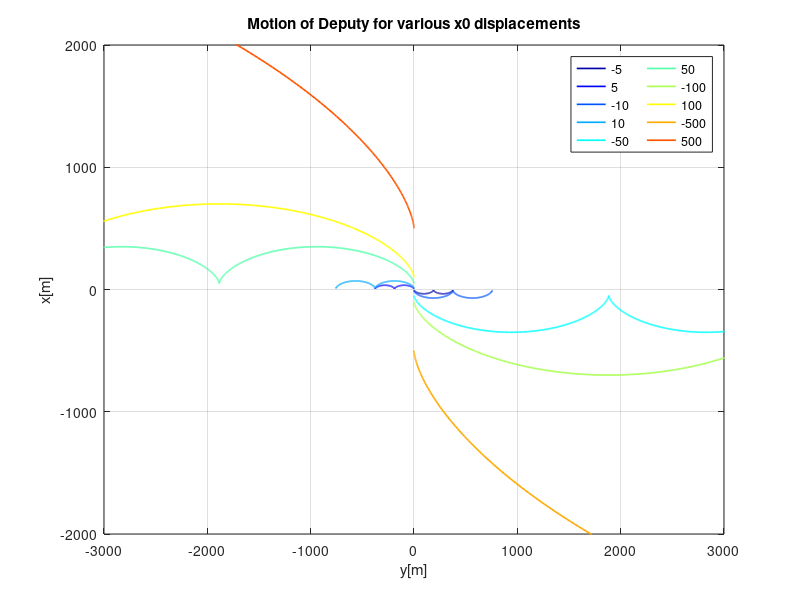
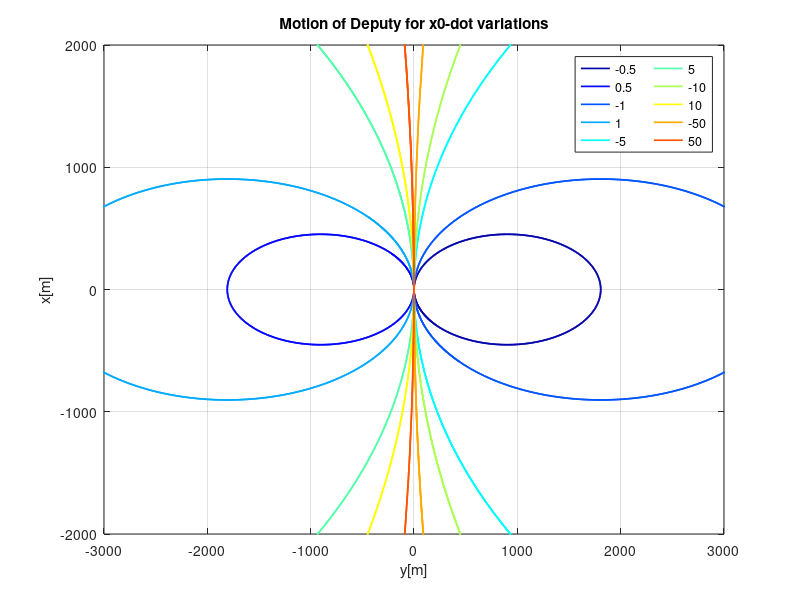
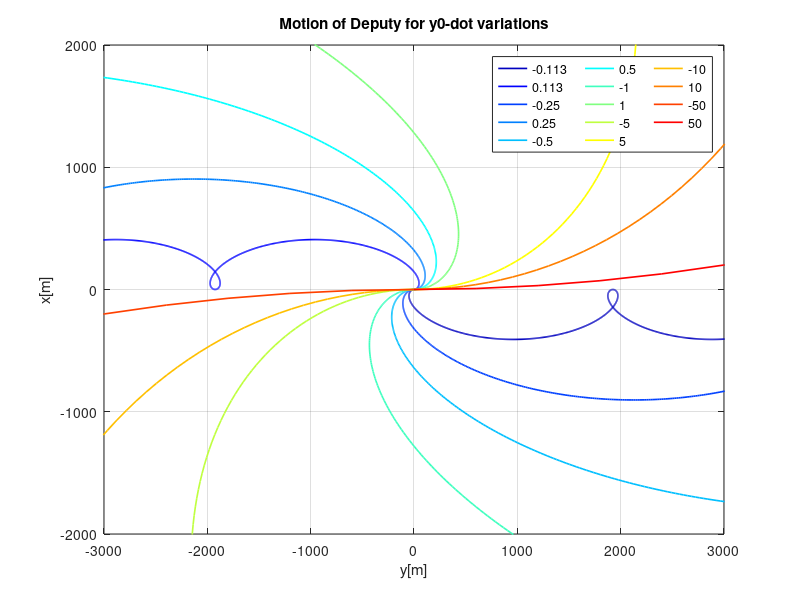
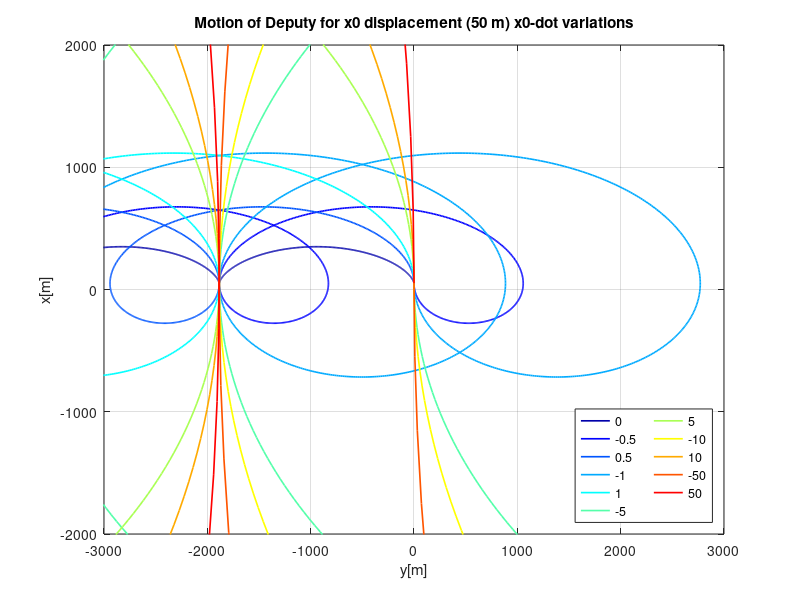

These charts were generated, in order, by the following MATLAB code:
clear all
close all
clc

h = 500e3; % heigth
R = 6378.137e3; % Earth radius
mu = 3.986e14; % Earth Gravitation Parameter

n = sqrt(mu/(R+h)^3); % mean motion

A = [zeros(3), eye(3);[3*n^2 0 0 0 2*n 0; 0 0 0 -2*n 0 0; 0 0 -n^2 0 0 0]];
X0 = [0 0 0 0 0 0]'; % default initial conditions vector                      

phi = @(t) expm(A*t);
X = @(t,X0) phi(t)*X0;

t = linspace(0,200*60,1000);
X_t = zeros(length(X0),length(t)); 


val_x = [-5 5 -10 10 -50 50 -100 100 -500 500]; % array of different initial x values
val_x_dot = [-0.5 0.5 -1 1 -5 5 -10 10 -50 50]; % array of different initial x_dot values
val_x_dot2 = [0 -0.5 0.5 -1 1 -5 5 -10 10 -50 50]; % array of different initial x_dot values
val_y_dot1 = [-0.113 0.113 -0.25 0.25 -0.5 0.5 -1 1 -5 5 -10 10 -50 50]; % array of different initial y_dot values
val_y_dot2 = [-24 -12 -2.5 -1.3 -0.176 -0.117 0.058 1.05 2.2 12 24]; % array of different initial y_dot values



figure(1)
for i = 1:length(val_x)
X0(1) = val_x(i);
    for j = 1:length(t)
        X_t(:,j) = X(t(j),X0);
    end

plotColors = jet(length(val_x));
plot(X_t(2,:),X_t(1,:),'Color',plotColors(i,:),'LineWidth',1.2)
hold on
grid on
end

legend({'-5','5', '-10', '10', '-50', '50', '-100', '100', '-500', '500'},'Location','northeast','NumColumns',2);
axis([-3000 3000 -2000 2000])
title('Motion of Deputy for various x0 displacements')
xlabel('y[m]');
ylabel('x[m]');



figure(2)
X0 = [0 0 0 0 0 0]'; 
for i = 1:length(val_x_dot)
X0(4) = val_x_dot(i);
    for j = 1:length(t)
        X_t(:,j) = X(t(j),X0);
    end

plotColors = jet(length(val_x_dot));
plot(X_t(2,:),X_t(1,:),'Color',plotColors(i,:),'LineWidth',1.2)
hold on
grid on
end

axis([-3000 3000 -2000 2000])
legend({'-0.5','0.5', '-1', '1', '-5', '5', '-10', '10', '-50', '50'},'Location','northeast','NumColumns',2);
title('Motion of Deputy for x0-dot variations')
xlabel('y[m]');
ylabel('x[m]');



figure(3)
X0 = [0 0 0 0 0 0]'; 
for i = 1:length(val_y_dot1)
X0(5) = val_y_dot1(i);
    for j = 1:length(t)
        X_t(:,j) = X(t(j),X0);
    end

plotColors = jet(length(val_y_dot1));
plot(X_t(2,:),X_t(1,:),'Color',plotColors(i,:),'LineWidth',1.2)
hold on
grid on
end

axis([-3000 3000 -2000 2000])
legend({'-0.113','0.113','-0.25','0.25','-0.5','0.5','-1','1','-5','5','-10','10','-50','50'},'Location','northeast','NumColumns',3);
title('Motion of Deputy for y0-dot variations')
xlabel('y[m]');
ylabel('x[m]');



figure(4)
X0 = [0 0 0 0 0 0]'; 
X0(1) = 50;
for i = 1:length(val_x_dot2)
X0(4) = val_x_dot2(i);
    for j = 1:length(t)
        X_t(:,j) = X(t(j),X0);
    end

plotColors = jet(length(val_x_dot2));
plot(X_t(2,:),X_t(1,:),'Color',plotColors(i,:),'LineWidth',1.2)
hold on
grid on
end

axis([-3000 3000 -2000 2000])
legend({'0','-0.5','0.5', '-1', '1', '-5', '5', '-10', '10', '-50', '50'},'Location','southeast','NumColumns',2);
title('Motion of Deputy for x0 displacement (50 m) x0-dot variations')
xlabel('y[m]');
ylabel('x[m]');



figure(5)
X0 = [0 0 0 0 0 0]'; 
X0(1) = 50; 
for i = 1:length(val_y_dot2)
X0(5) = val_y_dot2(i);
    for j = 1:length(t)
        X_t(:,j) = X(t(j),X0);
    end

plotColors = jet(length(val_y_dot2));
plot(X_t(2,:),X_t(1,:),'Color',plotColors(i,:),'LineWidth',1.2)
hold on
grid on
end

axis([-3000 3000 -2000 2000])
legend({'-24','-12','-2.5','-1.3','-0.176','-0.117','0.058','1.05','2.2','12','24'},'Location','southeast','NumColumns',2);
title('Motion of Deputy for x0 displacement (50 m) y0-dot variations')
xlabel('y[m]');
ylabel('x[m]');
